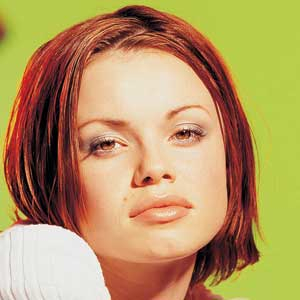
#> input picture MediaSystem/woman.jpg, 300 x 300 px, found by its file name
$ jupyter execute ImageProcessing01.ipynb
#> lines starting #> are read from the running program, lines starting #| are printed output that depends on the picture; after the words box and inside, x2 and y2 are one past the last pixel; in counts of white or black regions, pixels touching at a corner belong together
<a href="https://colab.research.google.com/github/PuChan-HCI/myweb/blob/main/MediaSystem/ImageProcessing01.ipynb" target="_parent"></a>

## 画像のアップロード (Upload your image)

[cell 1]
# from google.colab import files
# file_name = files.upload()

# アップロードしたファイル名を取得 (Get the file name)

[cell 2]
# file_name = next(iter(uploaded_file))
# print(file_name)

# URLから画像を入手 (Get an image from a url)

Note: In order to read an image from the github, you need to modify the url.

[Original URL] https://github.com/PuChan-HCI/myweb/blob/main/MediaSystem/woman.jpg (It's not working)

[Modified URL] https://raw.githubusercontent.com/PuChan-HCI/myweb/main/MediaSystem/woman.jpg

[cell 3]
import urllib.request
url = 'https://raw.githubusercontent.com/PuChan-HCI/myweb/main/MediaSystem/woman.jpg'
file_name = 'woman.jpg'
urllib.request.urlretrieve(url, file_name)

# 画像を表示 (Show the image)
*You need to covert the color order.*

[cell 4]
import cv2
from matplotlib import pyplot as plt

orig = cv2.imread('woman.jpg')
#> orig is the input picture: shape (300, 300, 3); mean B, G, R 97.8, 150.3, 181.8
src = cv2.cvtColor(orig, cv2.COLOR_BGR2RGB)
plt.imshow(src)

# 画像標本化 (Image Sampling)

[cell 5]
import numpy as np
from skimage.io import imshow, imread
from skimage.transform import downscale_local_mean

factors = 3**np.arange(1, 5)
figure, axis = plt.subplots(1, len(factors), figsize=(20, 6))
for factor, ax in zip(factors, axis):
    image = downscale_local_mean(src, factors=(factor, factor, 1)).astype(int)
    ax.imshow(image)
    ax.set_title('$N={}$'.format(image.shape[0]))
#> this loop made 4 passes
#> pass 1, `image = downscale_local_mean(src, factors=(factor, factor, 1)).astype(..`:
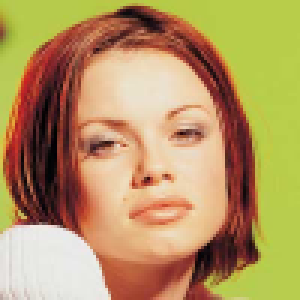
#> image: shape (100, 100, 3) int64 (shown 3 times larger); mean R, G, B 181.4, 150, 97.4
#> pass 2, `image = downscale_local_mean(src, factors=(factor, factor, 1)).astype(..`:
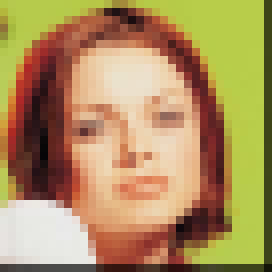
#> image: shape (34, 34, 3) int64 (shown 8 times larger); mean R, G, B 174.3, 144.1, 93.6
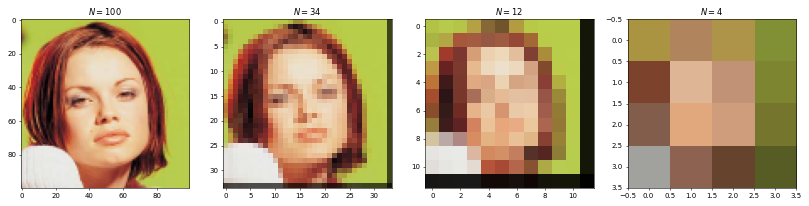
#> figure drawn by matplotlib, 4 panels

# 画像量子化 (Image Quantization)

[cell 6]
factors = 2**np.arange(1, 5)
figure, axis = plt.subplots(1, len(factors), figsize=(20, 6))
for k, ax in zip(factors, axis):
    bins = np.linspace(0, src.max(), k)
    image = np.digitize(src, bins)
    image = (np.vectorize(bins.tolist().__getitem__)(image-1).astype(int))
    ax.imshow(image)
    ax.set_title('$k = {}$'.format(k))
#> this loop made 4 passes
#> pass 1, `image = np.digitize(src, bins)`:
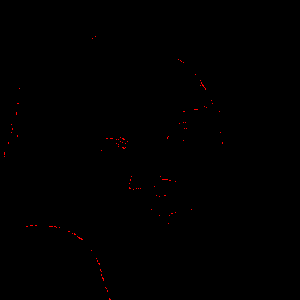
#> image: shape (300, 300, 3) int64; mean R, G, B 1, 1, 1; drawn with min black and max white
#> pass 2, `image = np.digitize(src, bins)`:
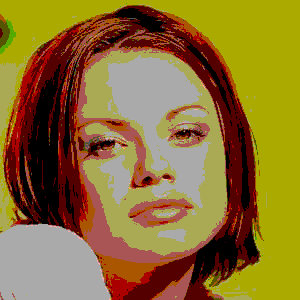
#> image: shape (300, 300, 3) int64; mean R, G, B 2.66, 2.31, 1.57; drawn with min black and max white
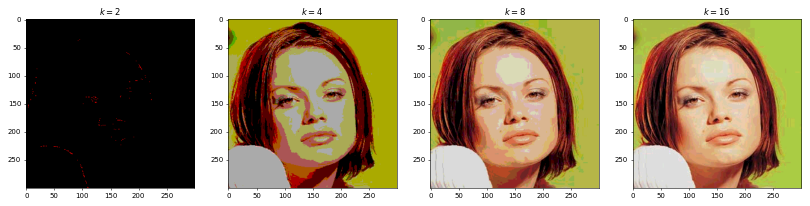
#> figure drawn by matplotlib, 4 panels

# カラー（R, G, B）の分布 (RGB Color Distribution)

[cell 7]
from mpl_toolkits import mplot3d
from PIL import Image

# im = Image.open("woman.jpg")
# px = im.load()

# height, width, number of channels in image
dimensions = src.shape
#> dimensions = (300, 300, 3)
height = src.shape[0]
#> height = 300
width = src.shape[1]
#> width = 300
channels = src.shape[2]
#> channels = 3
ax = plt.axes(projection = '3d')
x = []
y = []
z = []
c = []

for row in range(0,height):
    for col in range(0, width):
      pix = src[col,row]
      newCol = (pix[0] / 255, pix[1] / 255, pix[2] / 255)
      x.append(pix[0])
      y.append(pix[1])
      z.append(pix[2])
      c.append(newCol)
#> after the loop, c = 90000 items; x = 90000 items; y = 90000 items; z = 90000 items

ax.scatter(x,y,z, c = c)
plt.show()
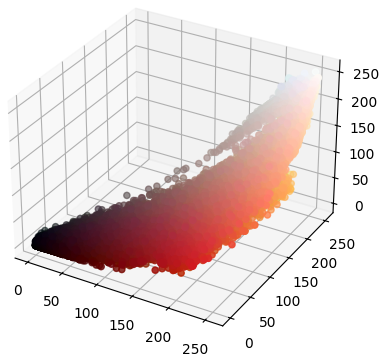
#> figure drawn by matplotlib, 1 panel
